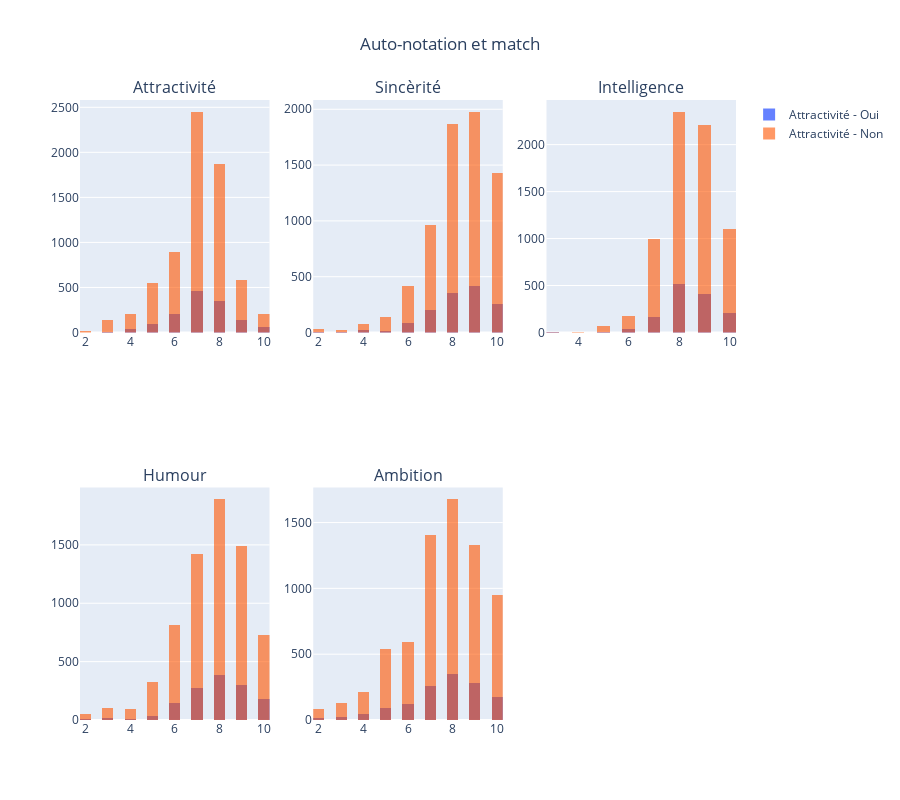

The notebook cell this image was saved under:
### Markdown cell above
Perception que l'on a su soit sur l'impact d'un match

### Code cell
color_map = {"Oui": "#002FFF", "Non": "#FF5500"}

traits = [("attr3_1", "Attractivité"),
          ("sinc3_1", "Sincèrité"),
          ("intel3_1", "Intelligence"),
          ("fun3_1", "Humour"),
          ("amb3_1", "Ambition")]

fig = make_subplots(rows=2, cols=3,
                    subplot_titles=[label for _, label in traits])

for i, (trait_col, trait_name) in enumerate(traits):
    row = i // 3 + 1
    col = i % 3 + 1
    for match_value, color in color_map.items():
        subset = df_tinder[df_tinder["match"] == match_value]
        fig.add_trace(
            go.Histogram(
                x=subset[trait_col],
                nbinsx=20,
                name=f"{trait_name} - {match_value}",
                marker_color=color,
                opacity=0.6,
                showlegend=(i == 0)  # Affiche la légende une seule fois
            ),
            row=row, col=col
        )

fig.update_layout(
    title_text="Auto-notation et match",
    title_x=0.5,
    barmode="overlay",  # superposition des barres pour comparaison
    height=800
)

fig.show()

### Figure 1 — Plotly figure (JSON) as saved in the notebook; plotly's stock layout.template omitted (floating-point values rounded to 4 significant figures; data arrays with more than 128 entries replaced by an {"elided": "..."} marker saying what was removed)
{"data": [{"marker": {"color": "#002FFF"}, "name": "Attractivité - Oui", "nbinsx": 20, "opacity": 0.6, "showlegend": true, "type": "histogram", "x": {"elided": "1380 float values"}, "xaxis": "x", "yaxis": "y"}, {"marker": {"color": "#FF5500"}, "name": "Attractivité - Non", "nbinsx": 20, "opacity": 0.6, "showlegend": true, "type": "histogram", "x": {"elided": "6998 float values"}, "xaxis": "x", "yaxis": "y"}, {"marker": {"color": "#002FFF"}, "name": "Sincèrité - Oui", "nbinsx": 20, "opacity": 0.6, "showlegend": false, "type": "histogram", "x": {"elided": "1380 float values"}, "xaxis": "x2", "yaxis": "y2"}, {"marker": {"color": "#FF5500"}, "name": "Sincèrité - Non", "nbinsx": 20, "opacity": 0.6, "showlegend": false, "type": "histogram", "x": {"elided": "6998 float values"}, "xaxis": "x2", "yaxis": "y2"}, {"marker": {"color": "#002FFF"}, "name": "Intelligence - Oui", "nbinsx": 20, "opacity": 0.6, "showlegend": false, "type": "histogram", "x": {"elided": "1380 float values"}, "xaxis": "x3", "yaxis": "y3"}, {"marker": {"color": "#FF5500"}, "name": "Intelligence - Non", "nbinsx": 20, "opacity": 0.6, "showlegend": false, "type": "histogram", "x": {"elided": "6998 float values"}, "xaxis": "x3", "yaxis": "y3"}, {"marker": {"color": "#002FFF"}, "name": "Humour - Oui", "nbinsx": 20, "opacity": 0.6, "showlegend": false, "type": "histogram", "x": {"elided": "1380 float values"}, "xaxis": "x4", "yaxis": "y4"}, {"marker": {"color": "#FF5500"}, "name": "Humour - Non", "nbinsx": 20, "opacity": 0.6, "showlegend": false, "type": "histogram", "x": {"elided": "6998 float values"}, "xaxis": "x4", "yaxis": "y4"}, {"marker": {"color": "#002FFF"}, "name": "Ambition - Oui", "nbinsx": 20, "opacity": 0.6, "showlegend": false, "type": "histogram", "x": {"elided": "1380 float values"}, "xaxis": "x5", "yaxis": "y5"}, {"marker": {"color": "#FF5500"}, "name": "Ambition - Non", "nbinsx": 20, "opacity": 0.6, "showlegend": false, "type": "histogram", "x": {"elided": "6998 float values"}, "xaxis": "x5", "yaxis": "y5"}], "layout": {"annotations": [{"font": {"size": 16}, "showarrow": false, "text": "Attractivité", "x": 0.1444, "xanchor": "center", "xref": "paper", "y": 1, "yanchor": "bottom", "yref": "paper"}, {"font": {"size": 16}, "showarrow": false, "text": "Sincèrité", "x": 0.5, "xanchor": "center", "xref": "paper", "y": 1, "yanchor": "bottom", "yref": "paper"}, {"font": {"size": 16}, "showarrow": false, "text": "Intelligence", "x": 0.8556, "xanchor": "center", "xref": "paper", "y": 1, "yanchor": "bottom", "yref": "paper"}, {"font": {"size": 16}, "showarrow": false, "text": "Humour", "x": 0.1444, "xanchor": "center", "xref": "paper", "y": 0.375, "yanchor": "bottom", "yref": "paper"}, {"font": {"size": 16}, "showarrow": false, "text": "Ambition", "x": 0.5, "xanchor": "center", "xref": "paper", "y": 0.375, "yanchor": "bottom", "yref": "paper"}], "barmode": "overlay", "height": 800, "title": {"text": "Auto-notation et match", "x": 0.5}, "xaxis": {"anchor": "y", "domain": [0, 0.2889]}, "xaxis2": {"anchor": "y2", "domain": [0.3556, 0.6444]}, "xaxis3": {"anchor": "y3", "domain": [0.7111, 1]}, "xaxis4": {"anchor": "y4", "domain": [0, 0.2889]}, "xaxis5": {"anchor": "y5", "domain": [0.3556, 0.6444]}, "xaxis6": {"anchor": "y6", "domain": [0.7111, 1]}, "yaxis": {"anchor": "x", "domain": [0.625, 1]}, "yaxis2": {"anchor": "x2", "domain": [0.625, 1]}, "yaxis3": {"anchor": "x3", "domain": [0.625, 1]}, "yaxis4": {"anchor": "x4", "domain": [0, 0.375]}, "yaxis5": {"anchor": "x5", "domain": [0, 0.375]}, "yaxis6": {"anchor": "x6", "domain": [0, 0.375]}}}
